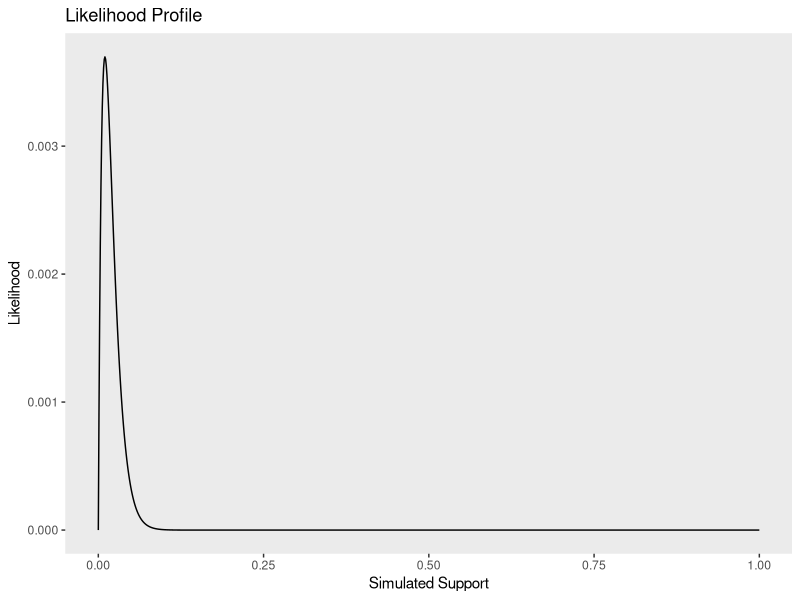
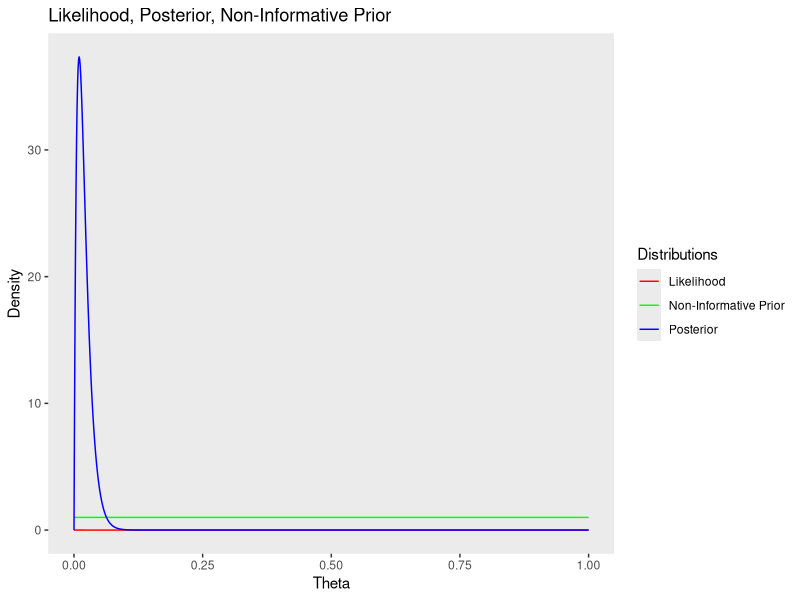
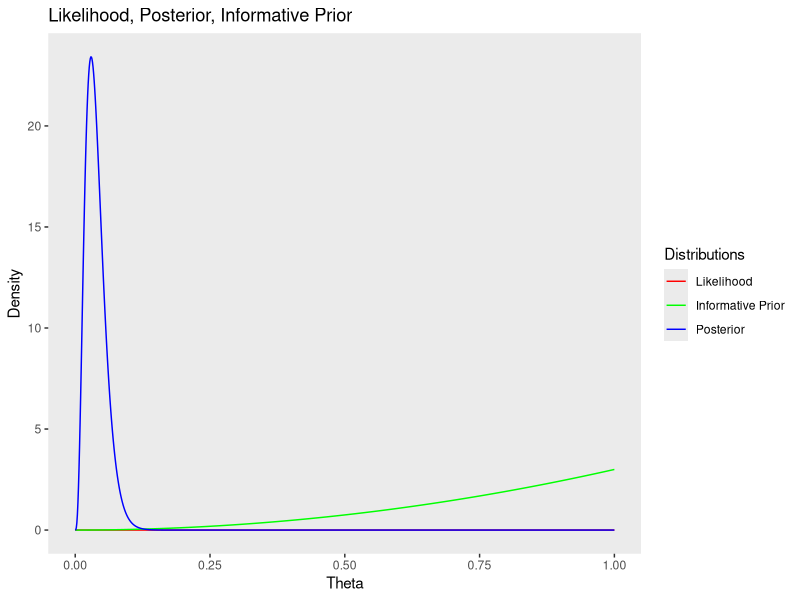
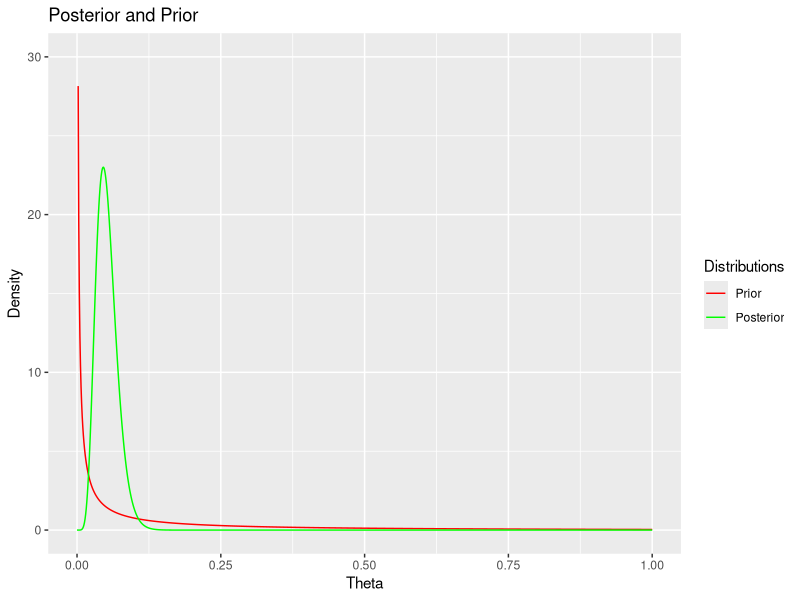
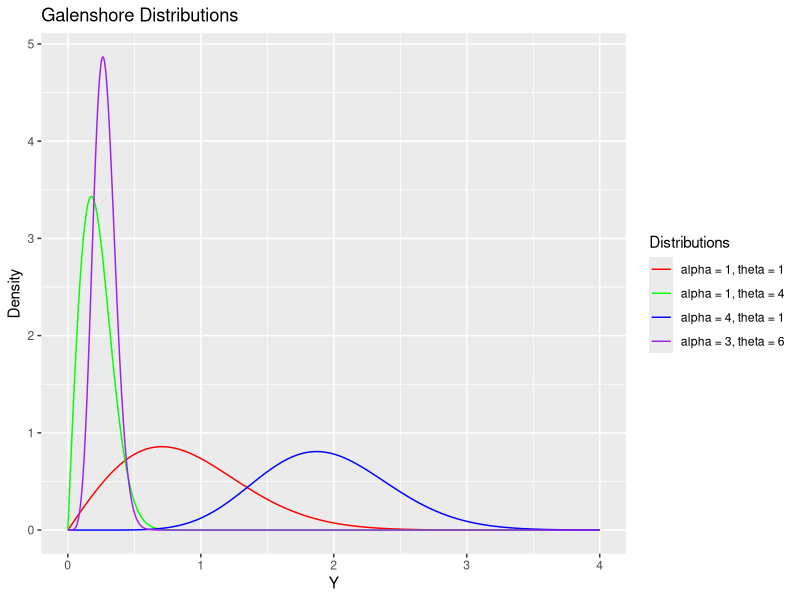

These charts were generated, in order, by the following R code:
## ---- chunk 1
library(tidyverse) #load in tidyverse package
## ---- chunk 2
set.seed(123)
# Bernoulli LH Function
# Input: obs.data, theta
# Output: bernoulli likelihood
obs.data <- rbinom(n = 100, size = 1, prob = 0.01) #create observation data
bernLH <- function(obs.data, theta){
  N <- length(obs.data) #set N to be the length
  x <- sum(obs.data) #set x to the be the sum of the observation data
  LH <- (theta ^x) *((1-theta)^{N-x}) #plug in values according to Bernoulli
  return (LH)
}

# Plot LH for a grid of theta values
# Create the grid 
theta.sim <- seq(from = 0, to = 1, length.out = 1000)
# Store the LH values
sim.LH <- bernLH(obs.data, theta = theta.sim)
# Create the Plot
df <- data.frame(theta.sim, sim.LH)
ggplot(df, aes(theta.sim)) + 
  geom_line(aes(y=sim.LH)) +
labs(title = "Likelihood Profile",
       y = "Likelihood",
       x = "Simulated Support" ) +
    theme(
    panel.grid.major = element_blank(), #erase the grid lines for easier view
    panel.grid.minor = element_blank(),
    ) 
## ---- chunk 3
#Create Beta-Bernoulli Function
posteriorParamters <- function(obs.data,a, b){ 
  N <- length(obs.data)
  x <- sum(obs.data)
  a.post = a + x
  b.post = N - x + b
  print(c(a.post, b.post))
  return(c(a.post, b.post))
}
parameters.non.informative <-posteriorParamters(obs.data, 1, 1)
parameters.informative <-posteriorParamters(obs.data, 3, 1)

## ---- chunk 4
#Plug in values for non-informative prior
non.informative.prior <- dbeta(theta.sim,1,1)
#Plug in values for informative prior
informative.prior <- dbeta(theta.sim,3,1)
#Get Posterior distribution using parameters produced above
posterior.non.informative <- dbeta(theta.sim,
                              parameters.non.informative[1],
                              parameters.non.informative[2])
posterior.informative <- dbeta(theta.sim, 
                               parameters.informative[1],
                               parameters.informative[2])

#Create data frame with the values we plan on plotting
df<- data.frame(theta.sim, sim.LH, non.informative.prior, informative.prior,
                posterior.informative, posterior.non.informative)
#Create Graph for Non-Informative
ggplot(df, aes(theta.sim)) +  #theta.sim is our x values
  geom_line(aes(y=sim.LH, color="Likelihood")) + #likelihood as y
  geom_line(aes(y=non.informative.prior, #non-informative prior
                color= "Non-Informative Prior")) +  
  geom_line(aes(y=posterior.non.informative,  # posterior
                color="Posterior"))+ 
  scale_color_manual(name = "Distributions", #create legend 
     breaks = c("Likelihood","Non-Informative Prior",
                "Posterior"),
     values = c("red", "green","blue"))+ #set colors
labs(title = "Likelihood, Posterior, Non-Informative Prior",
       y = "Density",
       x = "Theta" ) +
  theme(
    panel.grid.major = element_blank(), #remove grid for easier view
    panel.grid.minor = element_blank(),
  ) 
#Create Graph for Informative
ggplot(df, aes(theta.sim)) + #set theta.sim as x values
  geom_line(aes(y=sim.LH, color="Likelihood")) + #likelihood
  geom_line(aes(y=informative.prior, #informative prior
                color= "Informative Prior")) +  
  geom_line(aes(y=posterior.informative,  #posterior
                color="Posterior"))+
  scale_color_manual(name = "Distributions", #setting legend
     breaks = c("Likelihood","Informative Prior",
                "Posterior"),
     values = c("red", "green","blue"))+ #set line colors
labs(title = "Likelihood, Posterior, Informative Prior",
       y = "Density",
       x = "Theta" ) +
  theme(
    panel.grid.major = element_blank(), #remove grid for easier view
    panel.grid.minor = element_blank(),
  ) 
## ---- chunk 5
#Create Vector of Data Provided from question
q2.obs.data <- c(20.9, 69.7, 3.6, 21.8, 21.4, 0.4, 6.7, 10.0) 
#Sum the observation values
x <-sum(q2.obs.data)
#Get prior using gamma distribution
q2.prior <- dgamma(x = theta.sim, 0.1, rate = 1.0)
#Get Posterior using Gamma distribution with derived parameters 
q2.posterior <-dgamma(x = theta.sim, shape = 0.1 + length(q2.obs.data), 
                      rate = 1.0+x)
#Create Data Frame for Plotting Purposes
df2<-data.frame(theta.sim, q2.prior, q2.posterior)
#Create Graph with both Prior and Posterior
ggplot(df2, aes(x = theta.sim)) + 
  geom_line(aes(y=q2.prior, color="Prior")) + #graph the prior
  geom_line(aes(y=q2.posterior, #graph the posterior
                color= "Posterior")) +  
  scale_color_manual(name = "Distributions", #create legend
     breaks = c("Prior",
                "Posterior"),
     values = c("red", "green"))+ #set colors
labs(title = "Posterior and Prior",
       y = "Density",
       x = "Theta" )+
  ylim(0,30) #set limitation on y-axis for better view
## ---- chunk 6
galenshore <-function(y, a, theta){ #create galenshore function
  return ((2/gamma(a))*((theta^(2*a)) * (y^(2*a-1)) *exp(-theta^2*y^2))) 
}
g.sim <-seq(from =0, to = 4, length.out =1000) #create observations for Y
ex.1 <- galenshore(g.sim, 1,1) #give different values for a and theta
ex.2 <- galenshore(g.sim, 1,4)
ex.3 <- galenshore(g.sim, 4,1)
ex.4 <- galenshore(g.sim, 3,6)
#Create Graph
df3 <- data.frame(g.sim, ex.1, ex.2, ex.3, ex.4) #create data frame for plotting
ggplot(df3, aes(x = g.sim)) + 
  #Plot the different distributions
  geom_line(aes(y=ex.1, color="alpha = 1, theta = 1"))+ 
  geom_line(aes(y=ex.2, color="alpha = 1, theta = 4"))+
  geom_line(aes(y=ex.3, color="alpha = 4, theta = 1"))+  
  geom_line(aes(y=ex.4, color="alpha = 3, theta = 6"))+ 
  scale_color_manual(name = "Distributions", 
     breaks = c("alpha = 1, theta = 1","alpha = 1, theta = 4",
                "alpha = 4, theta = 1","alpha = 3, theta = 6"),
     values = c("red", "green", "blue", "purple"))+ #set colors
labs(title = "Galenshore Distributions", y = "Density", x = "Y" ) #set labels
